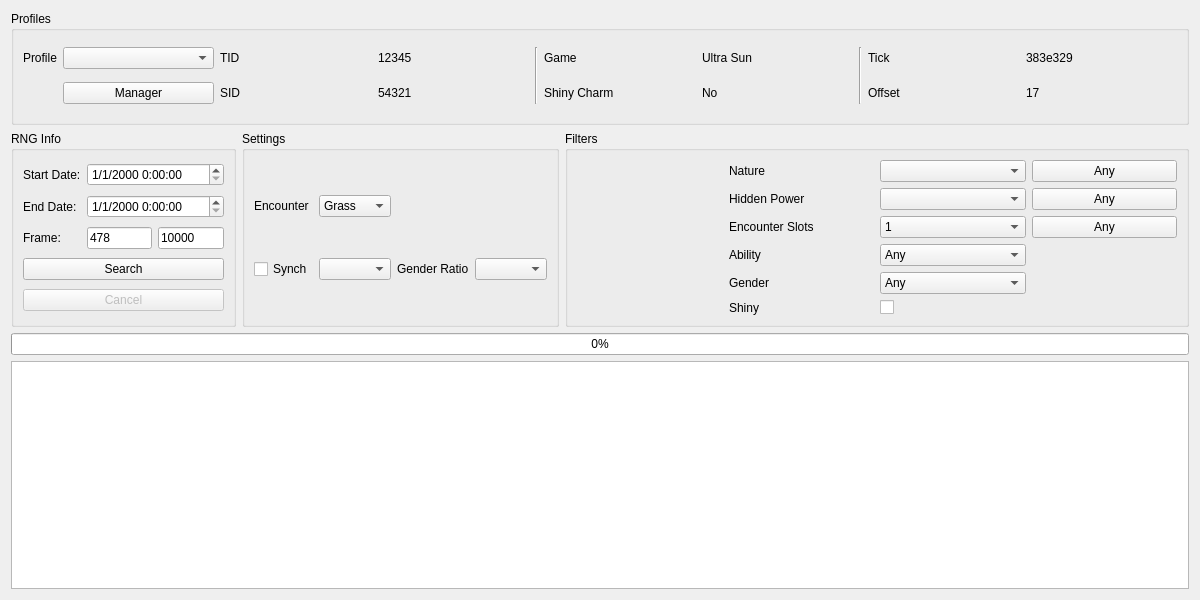
<?xml version="1.0" encoding="UTF-8"?>
<ui version="4.0">
 <class>Wild7</class>
 <widget class="QWidget" name="Wild7">
  <property name="geometry">
   <rect>
    <x>0</x>
    <y>0</y>
    <width>1200</width>
    <height>600</height>
   </rect>
  </property>
  <property name="minimumSize">
   <size>
    <width>1200</width>
    <height>600</height>
   </size>
  </property>
  <property name="windowTitle">
   <string>Gen 7 Wild</string>
  </property>
  <layout class="QGridLayout" name="gridLayout">
   <item row="0" column="0" colspan="3">
    <widget class="QGroupBox" name="groupBoxProfile">
     <property name="sizePolicy">
      <sizepolicy hsizetype="Preferred" vsizetype="Preferred">
       <horstretch>0</horstretch>
       <verstretch>1</verstretch>
      </sizepolicy>
     </property>
     <property name="title">
      <string>Profiles</string>
     </property>
     <layout class="QGridLayout" name="gridLayout_15">
      <item row="0" column="0">
       <widget class="QLabel" name="labelProfile">
        <property name="sizePolicy">
         <sizepolicy hsizetype="Fixed" vsizetype="Preferred">
          <horstretch>0</horstretch>
          <verstretch>0</verstretch>
         </sizepolicy>
        </property>
        <property name="text">
         <string>Profile</string>
        </property>
       </widget>
      </item>
      <item row="0" column="1">
       <widget class="QComboBox" name="comboBoxProfiles"/>
      </item>
      <item row="0" column="2">
       <widget class="QLabel" name="labelProfileTID">
        <property name="text">
         <string>TID</string>
        </property>
       </widget>
      </item>
      <item row="0" column="3">
       <widget class="QLabel" name="labelProfileTIDValue">
        <property name="text">
         <string notr="true">12345</string>
        </property>
       </widget>
      </item>
      <item row="0" column="4" rowspan="2">
       <widget class="Line" name="line">
        <property name="orientation">
         <enum>Qt::Vertical</enum>
        </property>
       </widget>
      </item>
      <item row="0" column="5">
       <widget class="QLabel" name="labelProfileGame">
        <property name="text">
         <string>Game</string>
        </property>
       </widget>
      </item>
      <item row="0" column="6">
       <widget class="QLabel" name="labelProfileGameValue">
        <property name="text">
         <string>Ultra Sun</string>
        </property>
       </widget>
      </item>
      <item row="0" column="7" rowspan="2">
       <widget class="Line" name="line_2">
        <property name="orientation">
         <enum>Qt::Vertical</enum>
        </property>
       </widget>
      </item>
      <item row="0" column="8">
       <widget class="QLabel" name="labelProfileTick">
        <property name="text">
         <string>Tick</string>
        </property>
       </widget>
      </item>
      <item row="0" column="9">
       <widget class="QLabel" name="labelProfileTickValue">
        <property name="text">
         <string>383e329</string>
        </property>
       </widget>
      </item>
      <item row="1" column="1">
       <widget class="QPushButton" name="pushButtonProfileManager">
        <property name="text">
         <string>Manager</string>
        </property>
       </widget>
      </item>
      <item row="1" column="2">
       <widget class="QLabel" name="labelProfileSID">
        <property name="text">
         <string>SID</string>
        </property>
       </widget>
      </item>
      <item row="1" column="3">
       <widget class="QLabel" name="labelProfileSIDValue">
        <property name="text">
         <string notr="true">54321</string>
        </property>
       </widget>
      </item>
      <item row="1" column="5">
       <widget class="QLabel" name="labelProfileShinyCharm">
        <property name="text">
         <string>Shiny Charm</string>
        </property>
       </widget>
      </item>
      <item row="1" column="6">
       <widget class="QLabel" name="labelProfileShinyCharmValue">
        <property name="text">
         <string>No</string>
        </property>
       </widget>
      </item>
      <item row="1" column="8">
       <widget class="QLabel" name="labelProfileOffset">
        <property name="text">
         <string>Offset</string>
        </property>
       </widget>
      </item>
      <item row="1" column="9">
       <widget class="QLabel" name="labelProfileOffsetValue">
        <property name="text">
         <string>17</string>
        </property>
       </widget>
      </item>
     </layout>
    </widget>
   </item>
   <item row="1" column="0">
    <widget class="QGroupBox" name="groupBoxWildRNGInfo">
     <property name="sizePolicy">
      <sizepolicy hsizetype="Preferred" vsizetype="Preferred">
       <horstretch>1</horstretch>
       <verstretch>1</verstretch>
      </sizepolicy>
     </property>
     <property name="title">
      <string>RNG Info</string>
     </property>
     <layout class="QGridLayout" name="gridLayout_18">
      <item row="0" column="0">
       <widget class="QLabel" name="labelWildStartDate">
        <property name="text">
         <string>Start Date:</string>
        </property>
       </widget>
      </item>
      <item row="0" column="1" colspan="2">
       <widget class="QDateTimeEdit" name="dateTimeEditWildStartDate">
        <property name="displayFormat">
         <string>M/d/yyyy H:mm:ss</string>
        </property>
       </widget>
      </item>
      <item row="1" column="0">
       <widget class="QLabel" name="labelWildEndDate">
        <property name="text">
         <string>End Date:</string>
        </property>
       </widget>
      </item>
      <item row="1" column="1" colspan="2">
       <widget class="QDateTimeEdit" name="dateTimeEditWildEndDate">
        <property name="displayFormat">
         <string>M/d/yyyy H:mm:ss</string>
        </property>
       </widget>
      </item>
      <item row="2" column="0">
       <widget class="QLabel" name="labelWildFrame">
        <property name="text">
         <string>Frame:</string>
        </property>
       </widget>
      </item>
      <item row="2" column="1">
       <widget class="TextBox" name="textBoxWildStartFrame">
        <property name="text">
         <string notr="true">478</string>
        </property>
       </widget>
      </item>
      <item row="2" column="2">
       <widget class="TextBox" name="textBoxWildEndFrame">
        <property name="text">
         <string notr="true">10000</string>
        </property>
       </widget>
      </item>
      <item row="3" column="0" colspan="3">
       <widget class="QPushButton" name="pushButtonWildSearch">
        <property name="text">
         <string>Search</string>
        </property>
       </widget>
      </item>
      <item row="4" column="0" colspan="3">
       <widget class="QPushButton" name="pushButtonWildCancel">
        <property name="enabled">
         <bool>false</bool>
        </property>
        <property name="text">
         <string>Cancel</string>
        </property>
       </widget>
      </item>
     </layout>
    </widget>
   </item>
   <item row="1" column="1">
    <widget class="QGroupBox" name="groupBoxWildSettings">
     <property name="sizePolicy">
      <sizepolicy hsizetype="Preferred" vsizetype="Preferred">
       <horstretch>1</horstretch>
       <verstretch>1</verstretch>
      </sizepolicy>
     </property>
     <property name="title">
      <string>Settings</string>
     </property>
     <layout class="QGridLayout" name="gridLayout_20">
      <item row="0" column="0">
       <widget class="QLabel" name="labelWildEncounter">
        <property name="text">
         <string>Encounter</string>
        </property>
       </widget>
      </item>
      <item row="0" column="1">
       <widget class="QComboBox" name="comboBoxWildEncounter">
        <item>
         <property name="text">
          <string>Grass</string>
         </property>
        </item>
        <item>
         <property name="text">
          <string>Fish</string>
         </property>
        </item>
       </widget>
      </item>
      <item row="1" column="0">
       <widget class="QCheckBox" name="checkBoxWildSynch">
        <property name="text">
         <string>Synch</string>
        </property>
       </widget>
      </item>
      <item row="1" column="1">
       <widget class="QComboBox" name="comboBoxWildSynchNature"/>
      </item>
      <item row="1" column="2">
       <widget class="QLabel" name="labelWildGenderRatio">
        <property name="text">
         <string>Gender Ratio</string>
        </property>
       </widget>
      </item>
      <item row="1" column="3">
       <widget class="QComboBox" name="comboBoxWildGenderRatio"/>
      </item>
     </layout>
    </widget>
   </item>
   <item row="1" column="2">
    <widget class="QGroupBox" name="groupBoxWildFilter">
     <property name="sizePolicy">
      <sizepolicy hsizetype="Preferred" vsizetype="Preferred">
       <horstretch>3</horstretch>
       <verstretch>1</verstretch>
      </sizepolicy>
     </property>
     <property name="title">
      <string>Filters</string>
     </property>
     <layout class="QGridLayout" name="gridLayout_19">
      <item row="0" column="1">
       <widget class="QLabel" name="labelWildNature">
        <property name="frameShape">
         <enum>QFrame::NoFrame</enum>
        </property>
        <property name="text">
         <string>Nature</string>
        </property>
       </widget>
      </item>
      <item row="0" column="2">
       <widget class="CheckList" name="comboBoxWildNature"/>
      </item>
      <item row="0" column="3">
       <widget class="QPushButton" name="pushButtonWildAnyNature">
        <property name="text">
         <string>Any</string>
        </property>
       </widget>
      </item>
      <item row="1" column="1">
       <widget class="QLabel" name="labelWildHiddenPower">
        <property name="text">
         <string>Hidden Power</string>
        </property>
       </widget>
      </item>
      <item row="1" column="2">
       <widget class="CheckList" name="comboBoxWildHiddenPower"/>
      </item>
      <item row="1" column="3">
       <widget class="QPushButton" name="pushButtonWildAnyHiddenPower">
        <property name="text">
         <string>Any</string>
        </property>
       </widget>
      </item>
      <item row="2" column="1">
       <widget class="QLabel" name="labelWildEncounterSlot">
        <property name="text">
         <string>Encounter Slots</string>
        </property>
       </widget>
      </item>
      <item row="2" column="2">
       <widget class="CheckList" name="comboBoxWildEncounterSlot">
        <item>
         <property name="text">
          <string>1</string>
         </property>
        </item>
        <item>
         <property name="text">
          <string>2</string>
         </property>
        </item>
        <item>
         <property name="text">
          <string>3</string>
         </property>
        </item>
        <item>
         <property name="text">
          <string>4</string>
         </property>
        </item>
        <item>
         <property name="text">
          <string>5</string>
         </property>
        </item>
        <item>
         <property name="text">
          <string>6</string>
         </property>
        </item>
        <item>
         <property name="text">
          <string>7</string>
         </property>
        </item>
        <item>
         <property name="text">
          <string>8</string>
         </property>
        </item>
        <item>
         <property name="text">
          <string>9</string>
         </property>
        </item>
        <item>
         <property name="text">
          <string>10</string>
         </property>
        </item>
       </widget>
      </item>
      <item row="2" column="3">
       <widget class="QPushButton" name="pushButtonWildAnyEncounterSlot">
        <property name="text">
         <string>Any</string>
        </property>
       </widget>
      </item>
      <item row="3" column="1">
       <widget class="QLabel" name="labelWildAbility">
        <property name="text">
         <string>Ability</string>
        </property>
       </widget>
      </item>
      <item row="3" column="2">
       <widget class="QComboBox" name="comboBoxWildAbility">
        <item>
         <property name="text">
          <string>Any</string>
         </property>
        </item>
        <item>
         <property name="text">
          <string notr="true">1</string>
         </property>
        </item>
        <item>
         <property name="text">
          <string notr="true">2</string>
         </property>
        </item>
        <item>
         <property name="text">
          <string notr="true">H</string>
         </property>
        </item>
       </widget>
      </item>
      <item row="4" column="1">
       <widget class="QLabel" name="labelWildGender">
        <property name="text">
         <string>Gender</string>
        </property>
       </widget>
      </item>
      <item row="4" column="2">
       <widget class="QComboBox" name="comboBoxWildGender">
        <item>
         <property name="text">
          <string>Any</string>
         </property>
        </item>
        <item>
         <property name="text">
          <string notr="true">♂</string>
         </property>
        </item>
        <item>
         <property name="text">
          <string notr="true">♀</string>
         </property>
        </item>
       </widget>
      </item>
      <item row="5" column="1">
       <widget class="QLabel" name="labelWildShiny">
        <property name="text">
         <string>Shiny</string>
        </property>
       </widget>
      </item>
      <item row="5" column="2">
       <widget class="QCheckBox" name="checkBoxWildShiny">
        <property name="text">
         <string/>
        </property>
       </widget>
      </item>
      <item row="0" column="0" rowspan="6">
       <widget class="IVFilter" name="ivFilterWild" native="true"/>
      </item>
     </layout>
    </widget>
   </item>
   <item row="2" column="0" colspan="3">
    <widget class="QProgressBar" name="progressBarWild">
     <property name="value">
      <number>0</number>
     </property>
    </widget>
   </item>
   <item row="3" column="0" colspan="3">
    <widget class="TableView" name="tableViewWild">
     <property name="sizePolicy">
      <sizepolicy hsizetype="Expanding" vsizetype="Expanding">
       <horstretch>0</horstretch>
       <verstretch>2</verstretch>
      </sizepolicy>
     </property>
     <attribute name="horizontalHeaderDefaultSectionSize">
      <number>60</number>
     </attribute>
     <attribute name="verticalHeaderVisible">
      <bool>false</bool>
     </attribute>
    </widget>
   </item>
  </layout>
 </widget>
 <customwidgets>
  <customwidget>
   <class>TextBox</class>
   <extends>QLineEdit</extends>
   <header>Forms/Controls/TextBox.hpp</header>
  </customwidget>
  <customwidget>
   <class>TableView</class>
   <extends>QTableView</extends>
   <header>Forms/Controls/TableView.hpp</header>
  </customwidget>
  <customwidget>
   <class>IVFilter</class>
   <extends>QWidget</extends>
   <header>Forms/Controls/IVFilter.hpp</header>
   <container>1</container>
  </customwidget>
  <customwidget>
   <class>CheckList</class>
   <extends>QComboBox</extends>
   <header>Forms/Controls/CheckList.hpp</header>
   <slots>
    <slot>resetChecks()</slot>
   </slots>
  </customwidget>
 </customwidgets>
 <tabstops>
  <tabstop>comboBoxProfiles</tabstop>
  <tabstop>pushButtonProfileManager</tabstop>
  <tabstop>dateTimeEditWildStartDate</tabstop>
  <tabstop>dateTimeEditWildEndDate</tabstop>
  <tabstop>textBoxWildStartFrame</tabstop>
  <tabstop>textBoxWildEndFrame</tabstop>
  <tabstop>pushButtonWildSearch</tabstop>
  <tabstop>pushButtonWildCancel</tabstop>
  <tabstop>comboBoxWildEncounter</tabstop>
  <tabstop>checkBoxWildSynch</tabstop>
  <tabstop>comboBoxWildSynchNature</tabstop>
  <tabstop>comboBoxWildGenderRatio</tabstop>
  <tabstop>comboBoxWildNature</tabstop>
  <tabstop>pushButtonWildAnyNature</tabstop>
  <tabstop>comboBoxWildHiddenPower</tabstop>
  <tabstop>pushButtonWildAnyHiddenPower</tabstop>
  <tabstop>comboBoxWildEncounterSlot</tabstop>
  <tabstop>pushButtonWildAnyEncounterSlot</tabstop>
  <tabstop>comboBoxWildAbility</tabstop>
  <tabstop>comboBoxWildGender</tabstop>
  <tabstop>checkBoxWildShiny</tabstop>
  <tabstop>tableViewWild</tabstop>
 </tabstops>
 <resources/>
 <connections>
  <connection>
   <sender>pushButtonWildAnyNature</sender>
   <signal>clicked()</signal>
   <receiver>comboBoxWildNature</receiver>
   <slot>resetChecks()</slot>
   <hints>
    <hint type="sourcelabel">
     <x>1038</x>
     <y>171</y>
    </hint>
    <hint type="destinationlabel">
     <x>1012</x>
     <y>166</y>
    </hint>
   </hints>
  </connection>
  <connection>
   <sender>pushButtonWildAnyHiddenPower</sender>
   <signal>clicked()</signal>
   <receiver>comboBoxWildHiddenPower</receiver>
   <slot>resetChecks()</slot>
   <hints>
    <hint type="sourcelabel">
     <x>1053</x>
     <y>198</y>
    </hint>
    <hint type="destinationlabel">
     <x>976</x>
     <y>195</y>
    </hint>
   </hints>
  </connection>
  <connection>
   <sender>pushButtonWildAnyEncounterSlot</sender>
   <signal>clicked()</signal>
   <receiver>comboBoxWildEncounterSlot</receiver>
   <slot>resetChecks()</slot>
   <hints>
    <hint type="sourcelabel">
     <x>1068</x>
     <y>224</y>
    </hint>
    <hint type="destinationlabel">
     <x>934</x>
     <y>227</y>
    </hint>
   </hints>
  </connection>
 </connections>
</ui>
